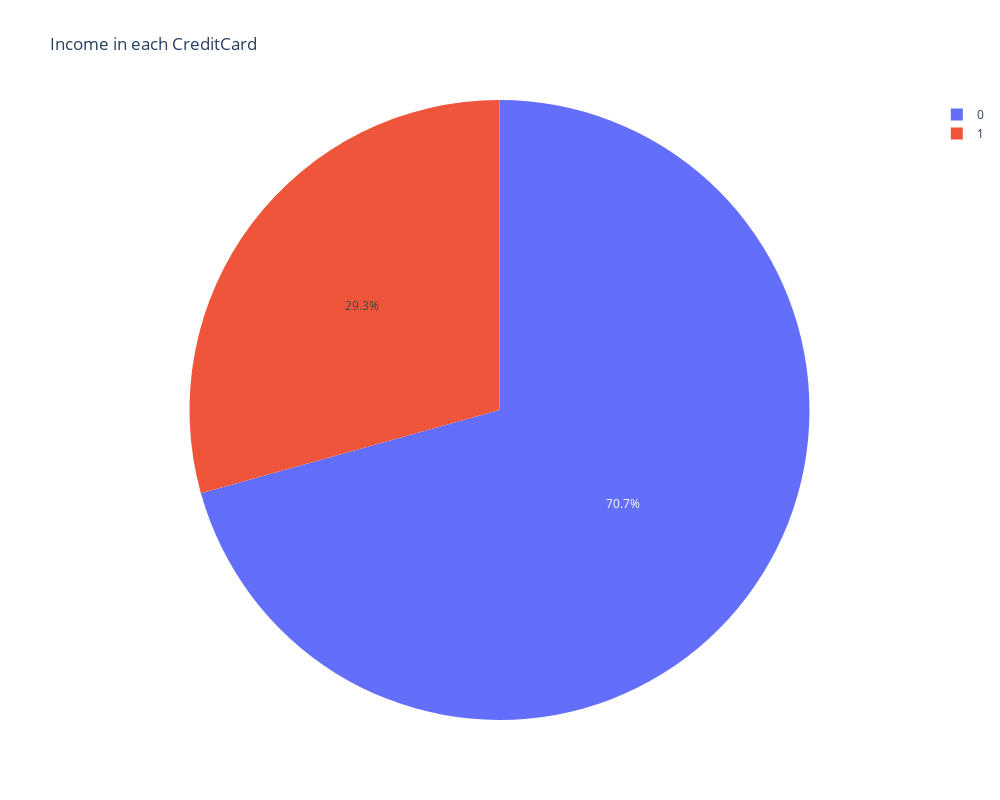

The cell this chart's notebook holds for it:
### Code cell
df = px.data.tips()
fig = px.pie(df3, values='Income', names='CreditCard', title = "Income in each CreditCard")
fig.update_layout(height=800, width=1000)
fig.show()

### Figure 1 — Plotly figure (JSON) as saved in the notebook; plotly's stock layout.template omitted (floating-point values rounded to 4 significant figures; data arrays with more than 128 entries replaced by an {"elided": "..."} marker saying what was removed)
{"data": [{"domain": {"x": [0, 1], "y": [0, 1]}, "hovertemplate": "CreditCard=%{label}<br>Income=%{value}<extra></extra>", "labels": {"elided": "5000 int values"}, "legendgroup": "", "name": "", "showlegend": true, "type": "pie", "values": {"elided": "5000 int values"}}], "layout": {"height": 800, "legend": {"tracegroupgap": 0}, "title": {"text": "Income in each CreditCard"}, "width": 1000}}
